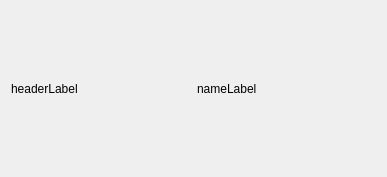
<?xml version="1.0" encoding="UTF-8"?>
<ui version="4.0">
 <class>Form</class>
 <widget class="QWidget" name="Form">
  <property name="geometry">
   <rect>
    <x>0</x>
    <y>0</y>
    <width>387</width>
    <height>177</height>
   </rect>
  </property>
  <property name="windowTitle">
   <string>Form</string>
  </property>
  <layout class="QHBoxLayout" name="horizontalLayout">
   <item>
    <widget class="QLabel" name="headerLabel">
     <property name="text">
      <string>headerLabel</string>
     </property>
    </widget>
   </item>
   <item>
    <widget class="QLabel" name="nameLaybel">
     <property name="text">
      <string>nameLabel</string>
     </property>
    </widget>
   </item>
  </layout>
 </widget>
 <resources/>
 <connections/>
</ui>
